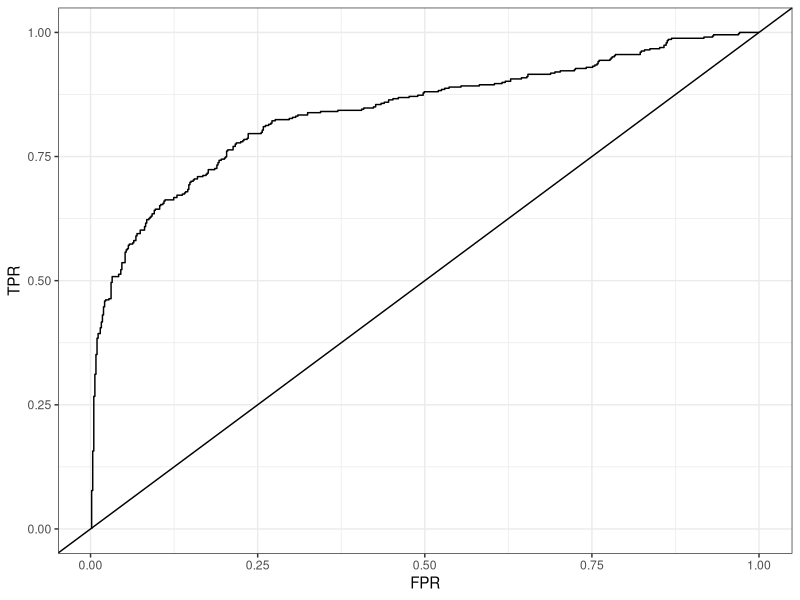
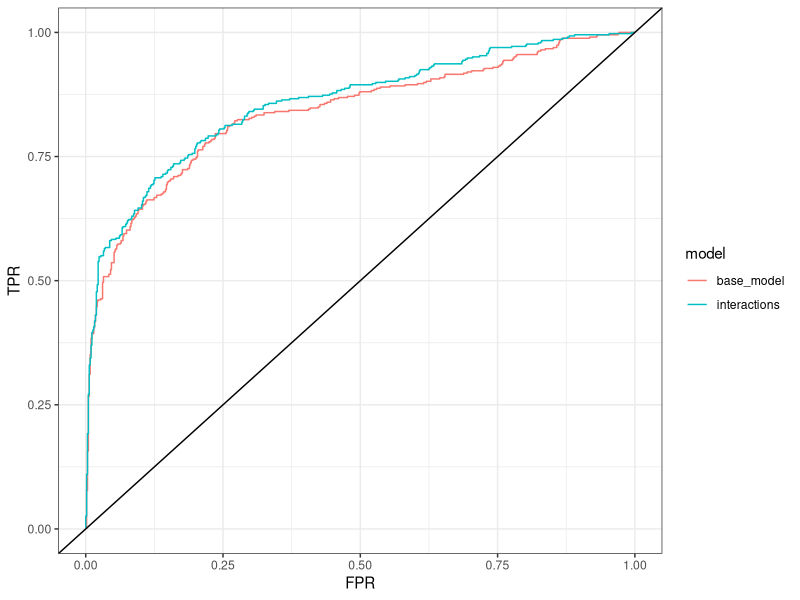
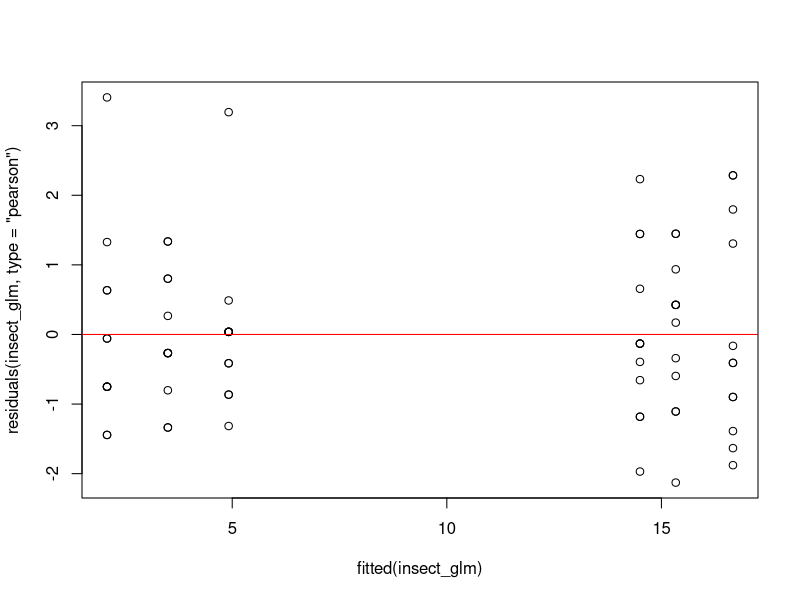

Source code (R) for these figures, in order:
## ---- chunk 1
library(tidyverse)
library(carData)
theme_set(theme_bw())
## ---- chunk 2
titanic_tbl <- TitanicSurvival |>
  as_tibble(rownames = "name") |> # Tibbles are nice. Keep the passenger names
  dplyr::filter(if_all(everything(), \(x) !is.na(x))) # Discard incomplete records
## ---- chunk 3
titanic_tbl |>
  count(survived, sex, passengerClass) |>
  pivot_wider(names_from = survived, values_from = n) |>
  mutate(
    prob = yes / (no + yes)
  )
## ---- chunk 4
#| results: hide
## Fit a model using sex, age and passengerClass to predict survival probability
titanic_glm <- glm(
  survived ~ sex + age + passengerClass, data = TitanicSurvival, family = binomial
)
## ---- chunk 5
summary(titanic_glm)
## ---- chunk 6
x <- c(1, 0, 50, 0, 0)
logit_pi <- sum(x * coef(titanic_glm))
logit_pi
## ---- chunk 7
inv_logit <- \(x) {exp(x) / (1 + exp(x))} # Convert back to probabilities
inv_logit(logit_pi) # The actual probability of survival
## ---- chunk 8
titanic_tbl |>
  ## Setting type = "response" will transform back to [0,1]
  mutate(prob_survival = predict(titanic_glm, type = "response")) |>
  arrange(desc(prob_survival))
## ---- chunk 9
#| output-location: slide
titanic_tbl |>
  mutate(prob_survival = predict(titanic_glm, type = "response")) |>
  arrange(desc(prob_survival)) |>
  mutate(
    ## Calculate the True Positive Rate as we step through the predictions
    TPR = cumsum(survived == "yes") / sum(survived == "yes"),
    ## And the False Positive Rate as we step through in order
    FPR = cumsum(survived == "no") / sum(survived == "no")
  ) |>
  ggplot(aes(FPR, TPR)) +
  geom_line() +
  geom_abline(slope = 1)
## ---- chunk 10
#| output-location: slide
list(
  base_model = glm(
    survived ~ sex + age + passengerClass, data = titanic_tbl, family = binomial
  ),
  interactions = glm(
    survived ~ (sex + age + passengerClass)^2, data = titanic_tbl, family = binomial 
  )
) |>
  lapply(\(x) mutate(titanic_tbl, pi = predict(x, type = "response"))) |>
  bind_rows(.id = "model") |>
  arrange(model, desc(pi)) |>
  mutate(
    TPR = cumsum(survived == "yes") / sum(survived == "yes"),
    FPR = cumsum(survived == "no") / sum(survived == "no"),
    .by = model
  ) |>
  ggplot(aes(FPR, TPR, colour = model)) +
  geom_line() +
  geom_abline(slope = 1)
## ---- chunk 11
#| output-location: column
InsectSprays |> 
  summarise(
    ave = mean(count), .by = spray
  )
## ---- chunk 12
insect_glm <- glm(count ~ spray, data = InsectSprays, family = poisson)
summary(insect_glm)
## ---- chunk 13
#| output-location: column
plot(
  fitted(insect_glm), 
  residuals(insect_glm, type = "pearson")
)
abline(h = 0, col = "red")
## ---- chunk 14
deviance(insect_glm) / df.residual(insect_glm)
## ---- chunk 15
library(lme4)
data(Machines, package = "nlme")
## ---- chunk 16
machines_lmer <- lmer(score ~ Machine + (1 | Worker) , data = Machines) 
summary(machines_lmer)
## ---- chunk 17
library(lmerTest)
machines_lmer <- lmer(score ~ Machine + (1 | Worker) , data = Machines) 
summary(machines_lmer) |> coef()
